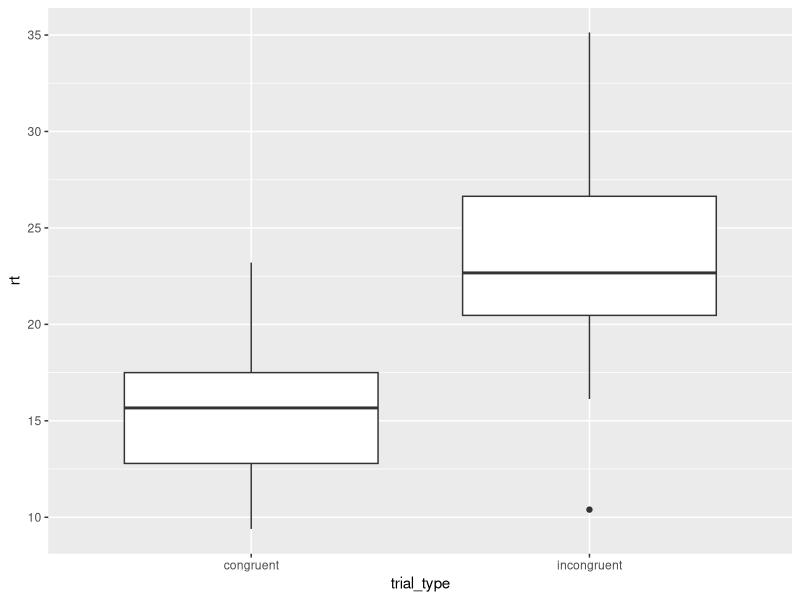
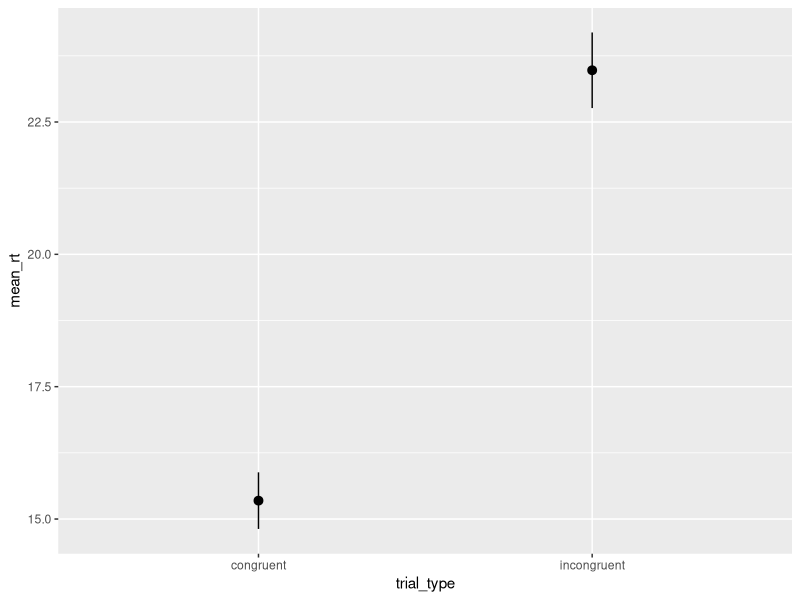
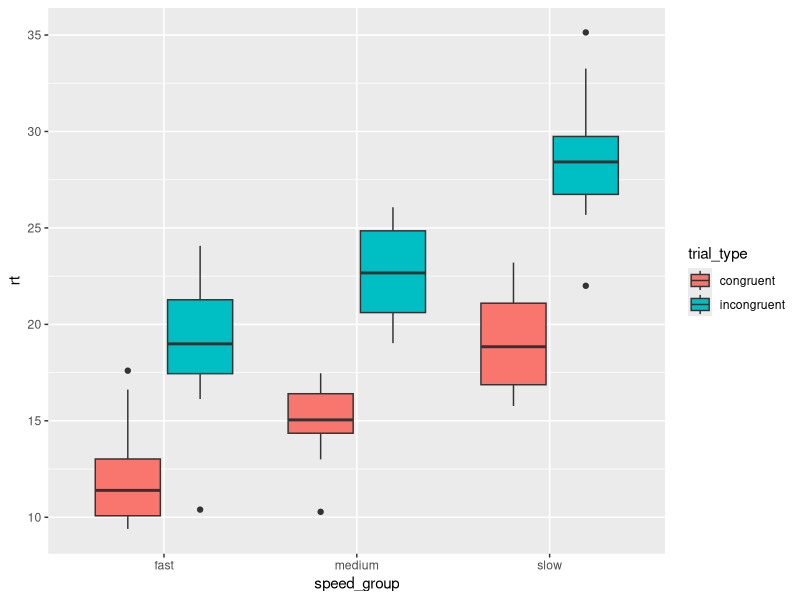
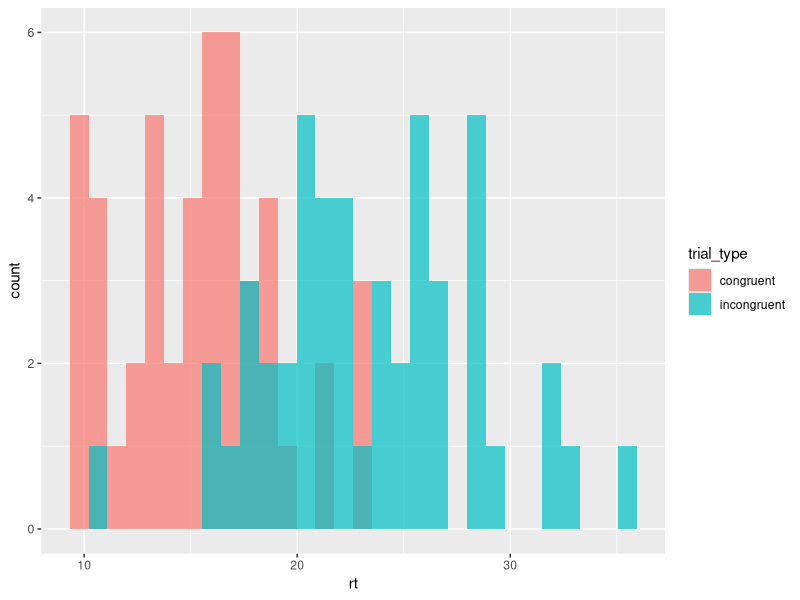
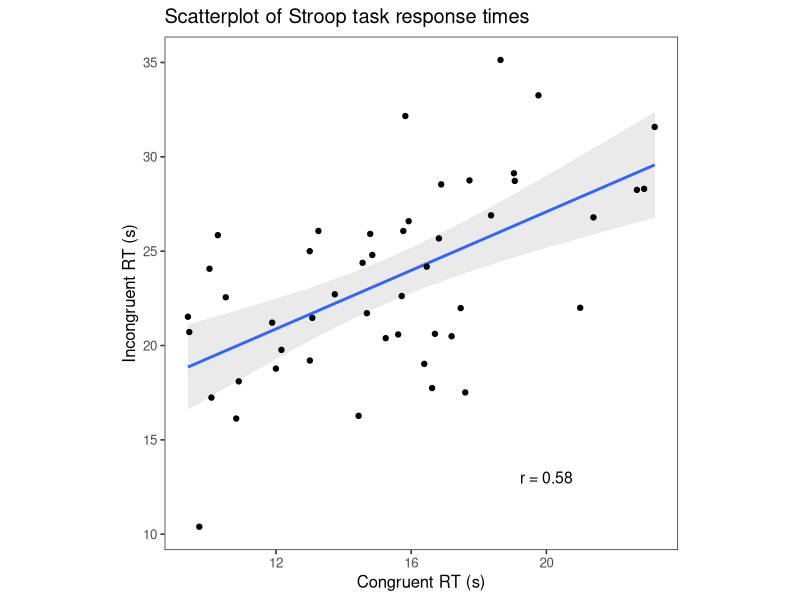
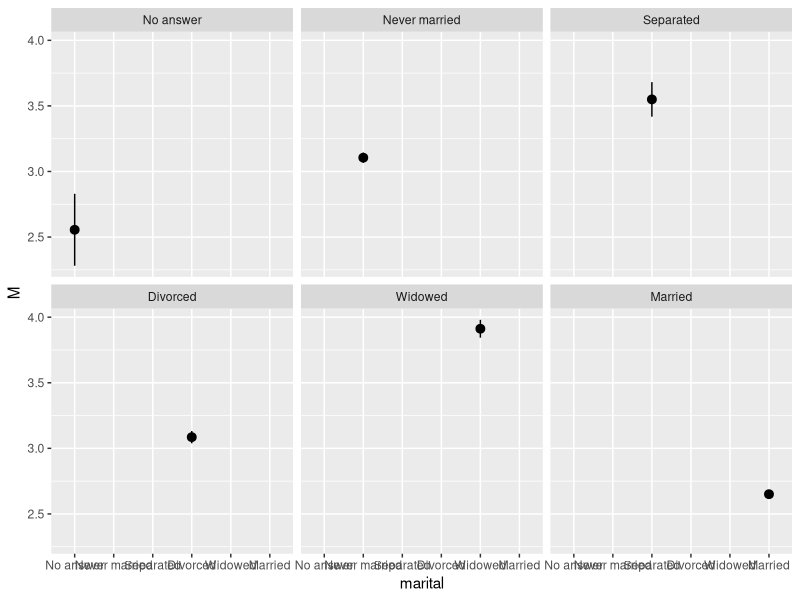
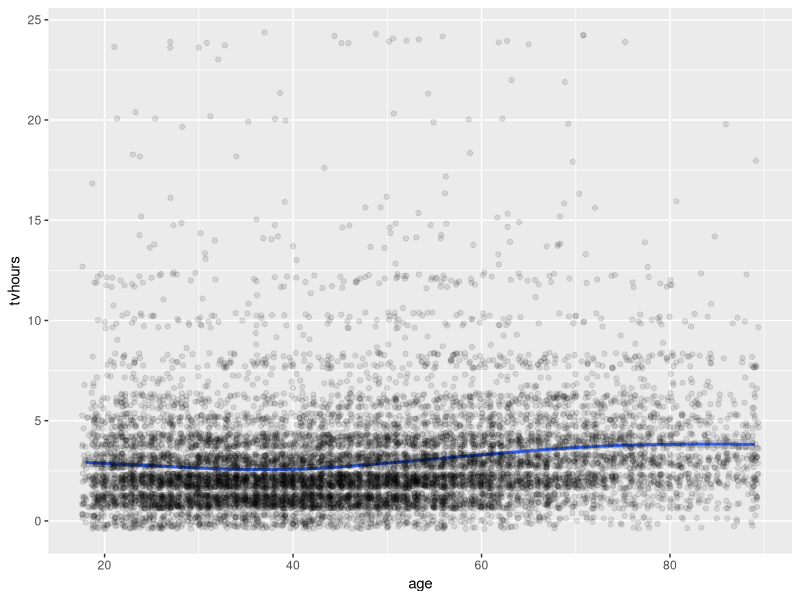

The R source for these figures, in order:
## ---- chunk 1
# loading packages with library() <-- also note # for comments
library(tidyverse) # ggplot2, readr, dplyr, etc.
## ---- chunk 2
# loading data
df <- read_csv("stroop-2014.csv")
## ---- chunk 3
head(df)
## ---- chunk 4
any(is.na(df))
## ---- chunk 5
mean(df$congruent)
min(df$congruent)
max(df$congruent)
## ---- chunk 6
mean(df$incongruent)
min(df$incongruent)
max(df$incongruent)
## ---- chunk 7
se <- function(x){sd(x)/sqrt(length(x))}

standardize <- function(x){
  (x - mean(x, ...))/sd(x, ...)
}
## ---- chunk 8
se <- function(x){sd(x)/sqrt(length(x))}


sd(df$congruent)

se(df$congruent)
## ---- chunk 9
# to long format
df_long <- df %>% 
  gather(trial_type, rt, congruent, incongruent)

# see what happened
df_long %>% 
  arrange(subj_num) %>% 
  head()
## ---- chunk 10
# making a boxplot
df_long %>% 
  ggplot(aes(x=trial_type, y=rt)) +
  geom_boxplot()
## ---- chunk 11
# summarizing
df_long %>% 
  group_by(trial_type) %>% 
  summarize(mean_rt = mean(rt), se_rt = se(rt))
## ---- chunk 12
# plotting means and standard errors
df_long %>% 
  group_by(trial_type) %>% 
  summarize(mean_rt = mean(rt), se_rt = se(rt)) %>% 
  mutate(ul = mean_rt + se_rt, ll = mean_rt- se_rt) %>% 
  ggplot(aes(x=trial_type, y = mean_rt, ymin=ll, ymax=ul)) +
  geom_pointrange()
## ---- chunk 13
t.test(df$congruent, df$incongruent, paired=TRUE)
## ---- chunk 14
result <- t.test(df$congruent, df$incongruent, paired=TRUE)

result$p.value
result[["statistic"]]
## ---- chunk 15
# filter out a "bad" subject

df %>% 
  filter(subj_num != 3)
## ---- chunk 16
# translate seconds to ms -- but note we don't have accuracy, so seconds is probably better
df %>% 
  mutate(
    congruent_ms = congruent*1000,
    incongruent_ms = incongruent*1000
  )
## ---- chunk 17
# renaming: capitalize condition names
df %>% 
  rename(Incongruent = incongruent, Congruent = congruent)

## ---- chunk 18
# editing variables, 3 different ways

df_long %>% 
  mutate(trial_type = ifelse(trial_type=="congruent", "Congrent", "Incongruent"))

df_long %>% 
  mutate(
    trial_type = fct_recode(
      trial_type, 
      "Congruent"="congruent", 
      "Incongruent"="incongruent")
    )

df_long %>% 
  mutate(
    trial_type = case_when(
      trial_type=="congruent" ~ "Congruent",
      trial_type=="incongruent" ~ "Incongruent"
    )
  )
## ---- chunk 19
# creating a new categorical variable

df %>% 
  mutate(avg = (congruent + incongruent)/2 ) %>% 
  mutate(
    speed_group = case_when(
      percent_rank(-avg) > .67 ~ "fast",
      percent_rank(-avg) > .33 ~ "medium",
      TRUE ~ "slow"
    )
  ) %>% 
  gather(trial_type, rt, contains("congruent")) %>% 
  ggplot(aes(x=speed_group, y = rt, fill=trial_type)) +
  geom_boxplot()
## ---- chunk 20
df_long %>% 
  ggplot(aes(x=rt, fill=trial_type)) +
  geom_histogram(alpha=.7, position="identity")
## ---- chunk 21
# make a pretty pointrange plot / also make a bar plot
## ---- chunk 22
corr_val <- round(cor(df$congruent, df$incongruent), 3)

df %>% 
ggplot(aes(x = congruent, y = incongruent)) + 
  geom_smooth(method="lm", alpha=.2) +
  geom_point() +
  annotate("text", x = 20, y = 13, label=paste("r =", corr_val), size = 4) +
  theme_bw(base_size=12) +
  theme(
    aspect.ratio=1,
    panel.grid = element_blank()
    ) +
  labs(
    x = "Congruent RT (s)", 
    y = "Incongruent RT (s)", 
    title = "Scatterplot of Stroop task response times"
    )
## ---- chunk 23
# I should get some of my own GSS data with more interesting variables
data(gss_cat)

glimpse(gss_cat)
## ---- chunk 24
se <- function(x,...){sd(x,...)/sqrt(length(x))}

gss_cat %>% 
  group_by(marital) %>% 
  summarize(M = mean(tvhours, na.rm=TRUE), SE = se(tvhours, na.rm=TRUE)) %>% 
  ggplot(aes(x=marital, y = M, ymin = M - SE, ymax=M+SE)) +
  facet_wrap(~marital) +
  geom_pointrange()
## ---- chunk 25
gss_cat %>% 
  ggplot(aes(x=age, y = tvhours)) +
  # facet_wrap(~marital) +
  geom_smooth() +
  geom_jitter(alpha=.1)
## ---- chunk 26
# load dejesus data
